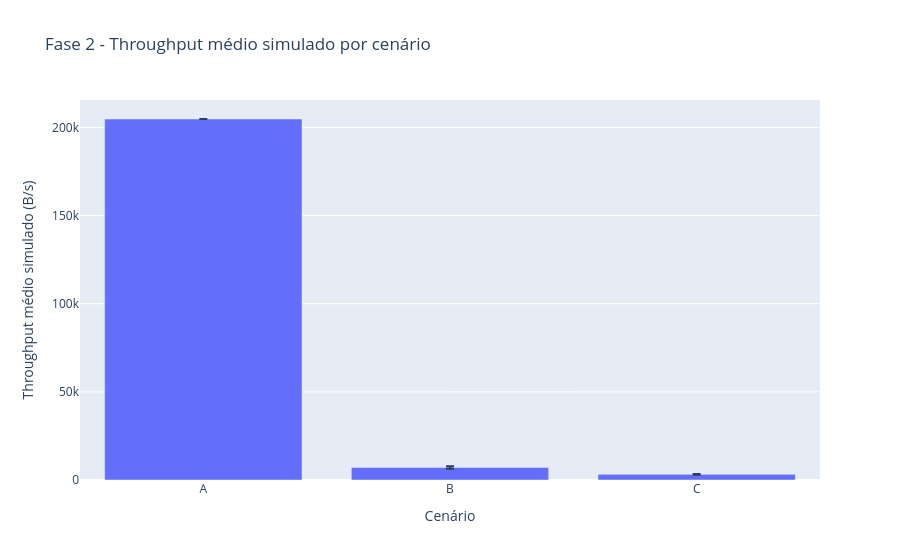

Write notebook code for a chart like this one.
### Code cell
fig = px.bar(
    validation_summary,
    x="scenario",
    y="throughput_mean",
    error_y="throughput_std",
    title="Fase 2 - Throughput médio simulado por cenário",
    labels={
        "scenario": "Cenário",
        "throughput_mean": "Throughput médio simulado (B/s)"
    }
)

fig.write_image(
    FIGURES_DIR / "fase2_throughput_simulado.png",
    width=1400,
    height=800
)

fig.show()

### Figure 1 — Plotly figure (JSON) as saved in the notebook; plotly's stock layout.template omitted (floating-point values rounded to 4 significant figures)
{"data": [{"error_y": {"array": [0.0, 696.8, 240.2]}, "hovertemplate": "Cenário=%{x}<br>Throughput médio simulado (B/s)=%{y}<extra></extra>", "legendgroup": "", "marker": {"color": "#636efa", "pattern": {"shape": ""}}, "name": "", "orientation": "v", "showlegend": false, "textposition": "auto", "type": "bar", "x": ["A", "B", "C"], "xaxis": "x", "y": [204800.0, 7144.0, 3212.0], "yaxis": "y"}], "layout": {"barmode": "relative", "legend": {"tracegroupgap": 0}, "title": {"text": "Fase 2 - Throughput médio simulado por cenário"}, "xaxis": {"anchor": "y", "domain": [0, 1], "title": {"text": "Cenário"}}, "yaxis": {"anchor": "x", "domain": [0, 1], "title": {"text": "Throughput médio simulado (B/s)"}}}}
